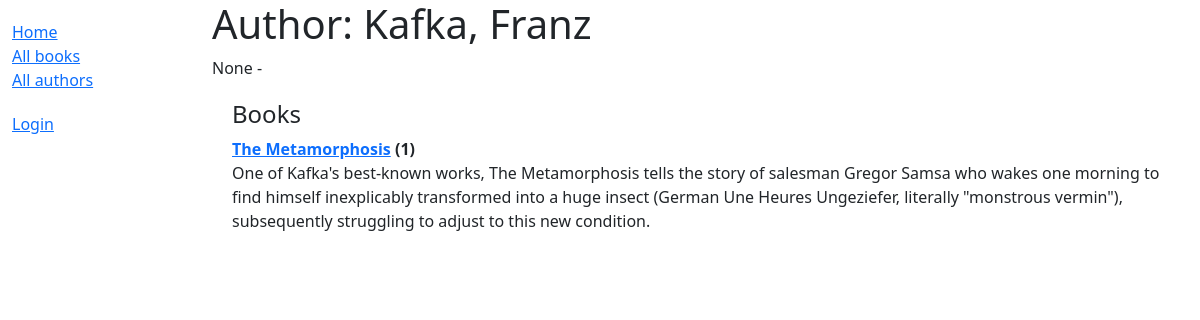
Page /catalog/author/2 on the earlier database version.
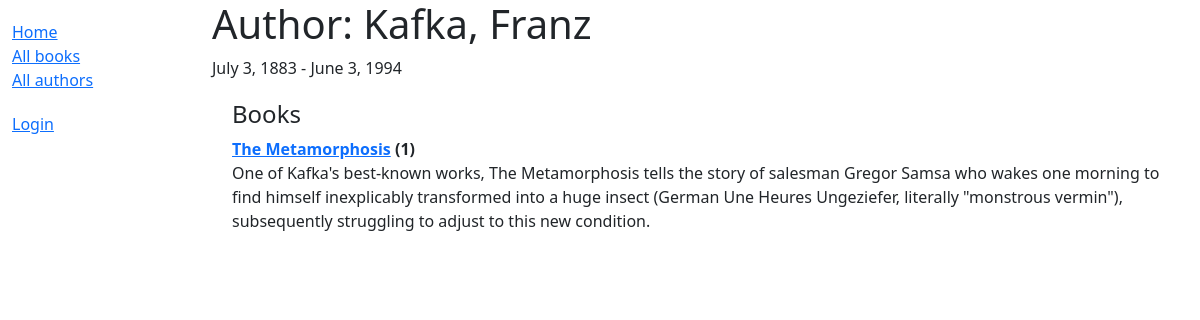
Same page on the later database version.
### catalog/models.py (models this page shows, shortened)
class Author(models.Model):
    first_name = models.CharField(max_length=100)
    last_name = models.CharField(max_length=100)
    date_of_birth = models.DateField(null=True, blank=True)
    date_of_death = models.DateField('died', null=True, blank=True)
    class Meta:
        ordering = ['last_name', 'first_name']
    def __str__(self):
        return '{0}, {1}'.format(self.last_name, self.first_name)

### catalog/views.py (the view)
class AuthorDetailView(generic.DetailView):
    model = Author

### catalog/models.py (called while the page is built)
    def __str__(self):
        return self.title

### catalog/templates/catalog/author_detail.html
{% extends "base_generic.html" %}
{% block content %}
<h1>Author: {{ author }} </h1>
<p>{{author.date_of_birth}} - {% if author.date_of_death %}{{author.date_of_death}}{% endif %}</p>
<div style="margin-left:20px;margin-top:20px">
    <h4>Books</h4>
    <dl>
        {% for book in author.book_set.all %}
        <dt><a href="{% url 'book-detail' book.pk %}">{{book}}</a> ({{book.bookinstance_set.all.count}})</dt>
        <dd>{{book.summary}}</dd>
        {% endfor %}
    </dl>
</div>
{% endblock %}

Differences in the rows shown:
changed Author: date_of_birth "None" → "July 3, 1883"; date_of_death (not shown) → "June 3, 1994"
